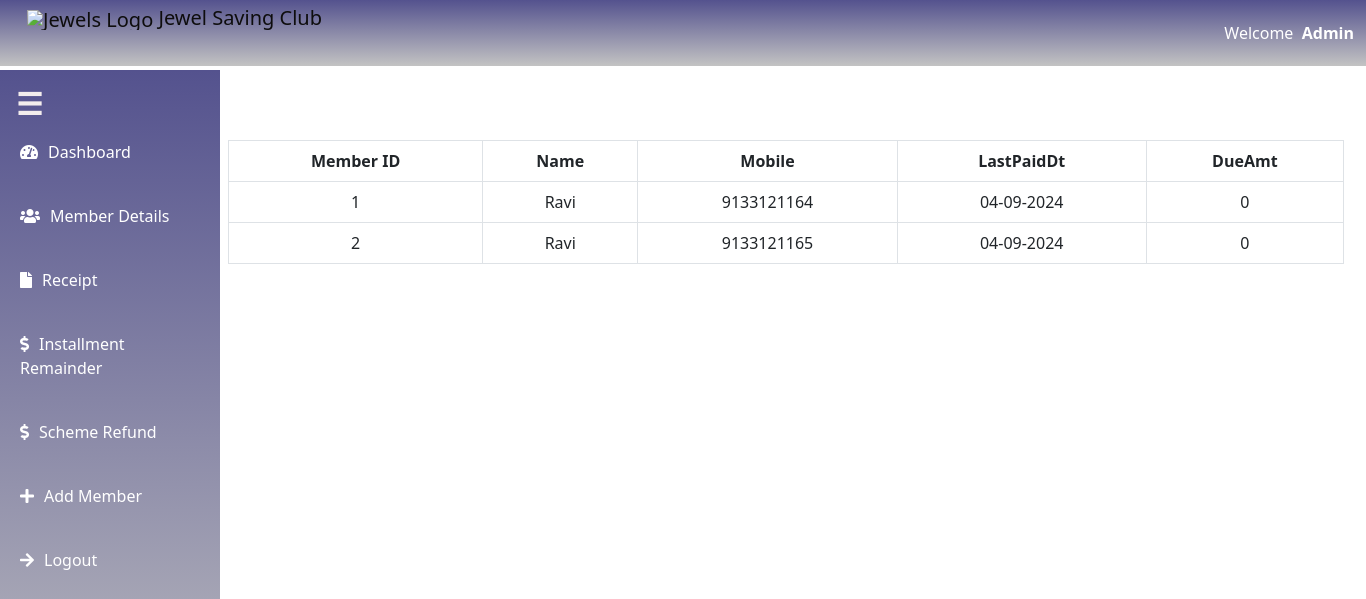
The app's page /dashboard (signed in), older data.
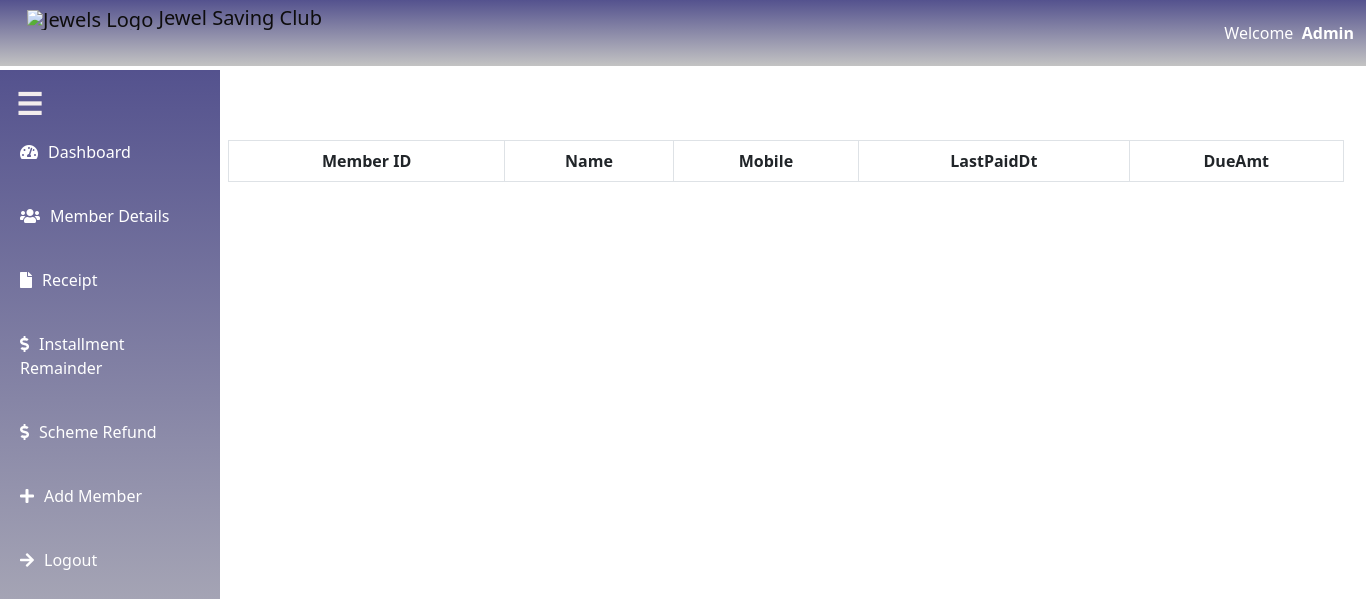
The same page, newer data.
### app1/models.py (models this page shows, shortened)
class Member(models.Model):
    id = models.AutoField(primary_key=True)
    created_by = models.ForeignKey(User, on_delete=models.CASCADE)
    name = models.CharField(max_length=100, null=True)
    scheme = models.ForeignKey(Scheme, on_delete=models.CASCADE)
    address = models.CharField(max_length=100, null=True)
    city = models.CharField(max_length=100, null=True)
    pin = models.CharField(max_length=15, null=True)
    phone_number = models.IntegerField(null=True)
    aadhaar = models.CharField(max_length=50, null=True)
    pan = models.CharField(max_length=50, null=True)
    email = models.EmailField(null=True)
    status = models.CharField(max_length=50, null=True)
    join_date = models.DateField()
    end_date = models.DateField()
    nominee_name = models.CharField(max_length=50, null=True)
    nominee_email = models.EmailField(null=True)
    nominee_phone_number = models.IntegerField(null=True)
    nominee_dob = models.DateField(null=True)
    nominee_adhaar = models.CharField(max_length=50, null=True)
    nominee_pan = models.CharField(max_length=50, null=True)
    referred_person_name = models.CharField(max_length=50, null=True)
    referred_person_id = models.CharField(max_length=50, null=True)
    referred_person_referral_code = models.CharField(max_length=50, null=True)  # New field for referred person's code
    member_referral_code = models.CharField(max_length=8, unique=True, null=True)  # New field for member's generated code

### app1/views.py (the view)
# urls.py: path('dashboard',dashboard,name="dashboard"),
def dashboard(request):
    current_user = request.session.get('current_user')
    if not current_user:
        return redirect('login')
    members = Member.objects.all()
    context = {'current_user': current_user, 'members': members}
    return render(request, 'dashboard.html', context)

### templates/dashboard.html (shortened to what this page needs)
{% extends './base.html' %}
{% block content %}
<!DOCTYPE html>
<html lang="en">
<head>
    <link href="https://cdn.jsdelivr.net/npm/bootstrap@5.3.0-alpha3/dist/css/bootstrap.min.css" rel="stylesheet">
  <link rel="stylesheet" type="text/css" href="https://cdn.datatables.net/1.10.25/css/jquery.dataTables.min.css">
</head>
<body>
<div class="container mt">
    <div >
        <table id="studentTable" class="table table-bordered">
            <thead class="mt-2">
                <tr>
                    <th>Member ID</th>
                    <th>Name</th>
                    <th>Mobile</th>
                    <th>LastPaidDt</th>
                    <th>DueAmt</th>
                </tr>
            </thead>
            <tbody>
                {% for member in members %}
                <tr>
                    <td>{{member.id}}</td>
                    <td>{{member.name}}</td>
                    <td>{{member.phone_number}}</td>
                    <td>04-09-2024</td>
                    <td>0</td>
                </tr>
            {% endfor %}
            </tbody>
        </table>
    </div>
</div>
</body>
</html>
{% endblock content %}

Row changes from the older to the newer data that the page shows:
removed Member: id "1", name "Ravi", phone_number "9133121164"
removed Member: id "2", name "Ravi", phone_number "9133121165"
